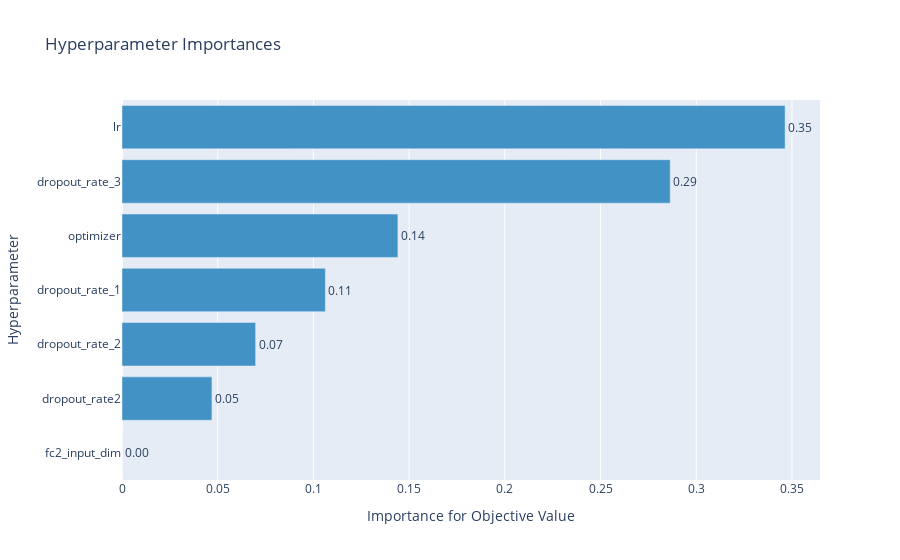

This figure's notebook cell:
### Code cell
optuna.visualization.plot_param_importances(study)

### Figure 1 — Plotly figure (JSON) as saved in the notebook; plotly's stock layout.template omitted (floating-point values rounded to 4 significant figures)
{"data": [{"cliponaxis": false, "hovertemplate": ["fc2_input_dim (IntUniformDistribution): 0.0<extra></extra>", "dropout_rate2 (DiscreteUniformDistribution): 0.04698544367874698<extra></extra>", "dropout_rate_2 (DiscreteUniformDistribution): 0.06981099656705447<extra></extra>", "dropout_rate_1 (DiscreteUniformDistribution): 0.10624014508546756<extra></extra>", "optimizer (CategoricalDistribution): 0.14414159090035894<extra></extra>", "dropout_rate_3 (DiscreteUniformDistribution): 0.2864036372553081<extra></extra>", "lr (LogUniformDistribution): 0.34641818651306394<extra></extra>"], "marker": {"color": "rgb(66,146,198)"}, "orientation": "h", "text": ["0.0", "0.04698544367874698", "0.06981099656705447", "0.10624014508546756", "0.14414159090035894", "0.2864036372553081", "0.34641818651306394"], "textposition": "outside", "texttemplate": "%{text:.2f}", "type": "bar", "x": [0, 0.04699, 0.06981, 0.1062, 0.1441, 0.2864, 0.3464], "y": ["fc2_input_dim", "dropout_rate2", "dropout_rate_2", "dropout_rate_1", "optimizer", "dropout_rate_3", "lr"]}], "layout": {"showlegend": false, "title": {"text": "Hyperparameter Importances"}, "xaxis": {"title": {"text": "Importance for Objective Value"}}, "yaxis": {"title": {"text": "Hyperparameter"}}}}
